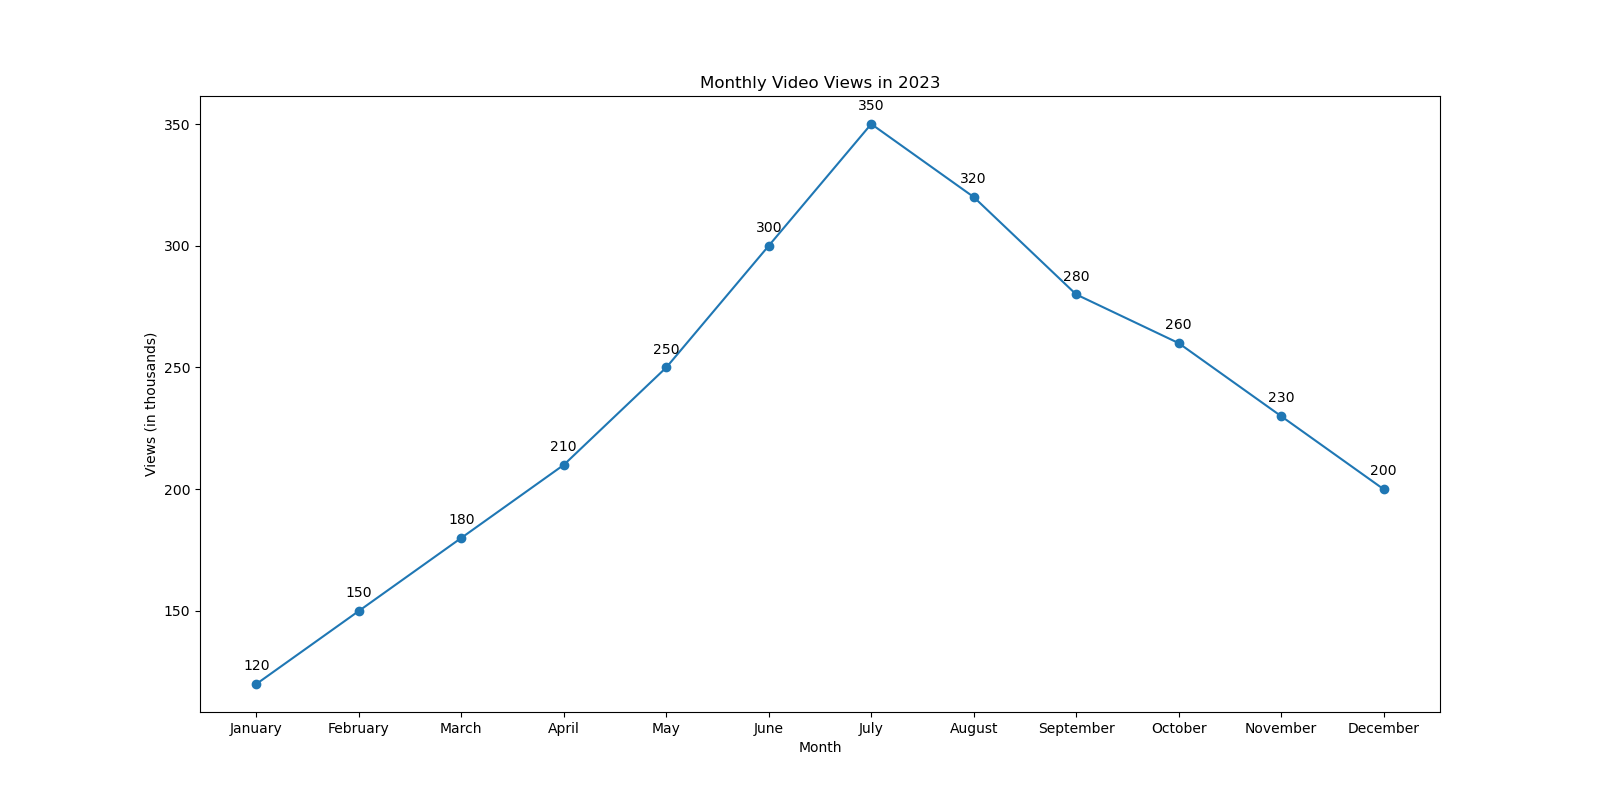

Python code for this plot:

import matplotlib.pyplot as plt

# Data points
months = ['January', 'February', 'March', 'April', 'May', 'June', 'July', 'August', 'September', 'October', 'November', 'December']
views = [120, 150, 180, 210, 250, 300, 350, 320, 280, 260, 230, 200]

# Create a figure and an axes
fig, ax = plt.subplots(figsize=(16, 8))  # Change width and height of the chart

# Plotting the line chart
ax.plot(months, views, marker='o', linestyle='-', color='#1f77b4')  # Change color scheme using specific color codes
ax.set(xlabel='Month', ylabel='Views (in thousands)', title='Monthly Video Views in 2023')  # Update topic, headline, and data type

# Annotation
for i, txt in enumerate(views):
    ax.annotate(txt, (months[i], views[i]), textcoords="offset points", xytext=(0,10), ha='center')  # Assign annotation/label in the chart

# Display the plot
plt.show()
